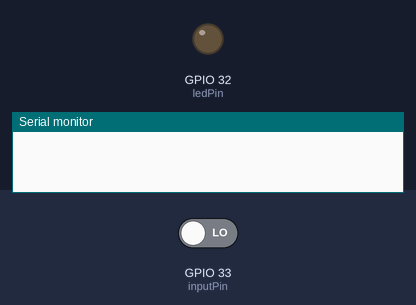
Bench run of a sketch on a simulated ESP32. On the bench: output pins drawn as LEDs (lit = HIGH), the last lines printed to the serial monitor. The test bench sets the inputs (shaded band); at power-on: GPIO 33 (inputPin) LOW.

Above: at 1.2 s.
1.3 s: GPIO 33 (inputPin) driven HIGH
At 1.8 s:
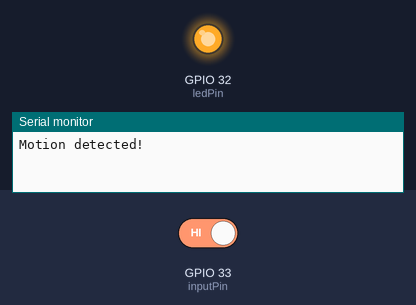
2.8 s: GPIO 33 (inputPin) driven LOW
At 4.2 s:
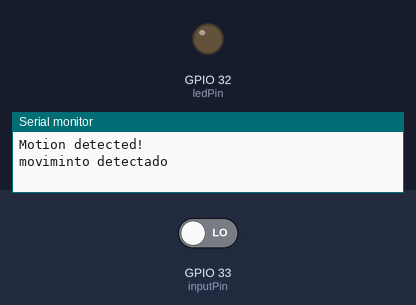
Timing chart, 0 to 5.8 s (numbered marks = the images above; inputs shaded):
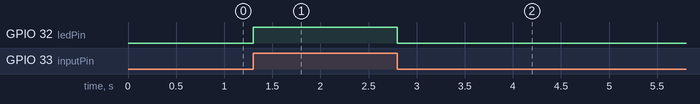

Measured:
- after the input at 1.3 s, GPIO 32 (ledPin): LOW → HIGH at once
- after the input at 2.8 s, GPIO 32 (ledPin): HIGH → LOW at once

The sketch:

sensor_int.ino
```cpp
int ledPin = 32;                // choose the pin for the LED
int inputPin = 33;               // choose the input pin (for PIR sensor)
int pirState = LOW;             // we start, assuming no motion detected
int val = 0;                    // variable for reading the pin status

void setup() {
  pinMode(ledPin, OUTPUT);      // declare LED as output
  pinMode(inputPin, INPUT);     // declare sensor as input

  Serial.begin(9600);
}

void loop() {
  val = digitalRead(inputPin);  // read input value
  if (val == HIGH) {            // check if the input is HIGH
    digitalWrite(ledPin, HIGH);  // turn LED ON
    if (pirState == LOW) {
      // we have just turned on
      Serial.println("Motion detected!");
      // We only want to print on the output change, not state
      pirState = HIGH;
    }
  } else {
    digitalWrite(ledPin, LOW); // turn LED OFF
    if (pirState == HIGH) {
      // we have just turned of
      Serial.println("moviminto detectado");
      // We only want to print on the output change, not state
      pirState = LOW;
    }
  }
}
```
